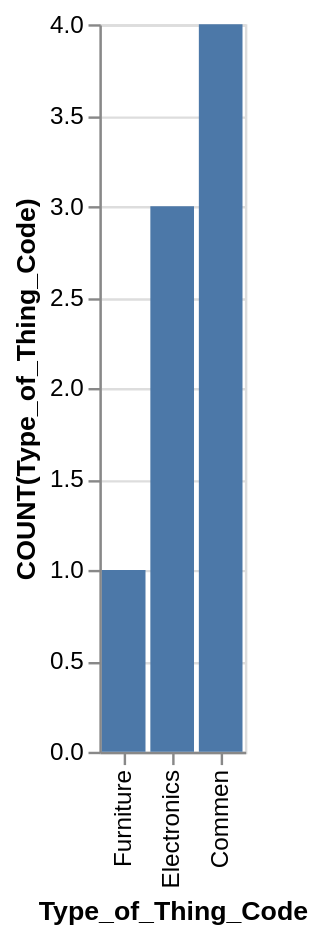

The specification (Vega-Lite) saved for this image:
### Vega-Lite specification from a JSON file in a GitHub repository (floating-point values rounded to 4 significant figures)
{"data": {"values": [{"x_data": "Furniture", "y_data": 1}, {"x_data": "Electronics", "y_data": 3}, {"x_data": "Commen", "y_data": 4}]}, "mark": "bar", "encoding": {"x": {"field": "x_data", "type": "nominal", "title": "Type_of_Thing_Code", "sort": "descending"}, "y": {"field": "y_data", "type": "quantitative", "title": "COUNT(Type_of_Thing_Code)"}}}
